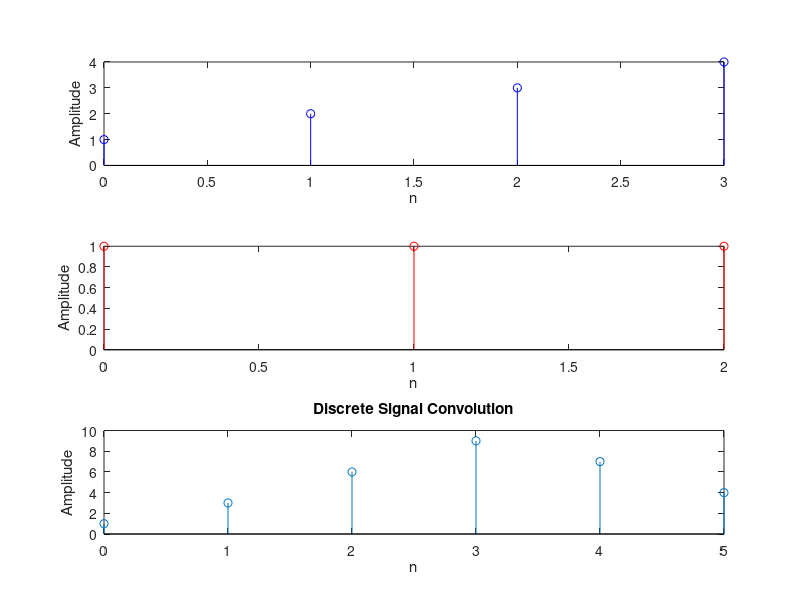

MATLAB code to generate this figure:
clc;
clear all;
close all;
x=[1,2,3,4]
h=[1,1,1]
n_x=0:length(x)-1;
n_h=0:length(h)-1;
y=conv(x,h)
n_y=0:length(y)-1;
subplot(3,1,1)
stem(n_x,x,'b')
xlabel('n')
ylabel('Amplitude')
subplot(3,1,2)
stem(n_h,h,'r')
xlabel('n')
ylabel('Amplitude')
subplot(3,1,3)
stem(n_y,y,'o')
xlabel('n')
ylabel('Amplitude')
title('Discrete Signal Convolution')
